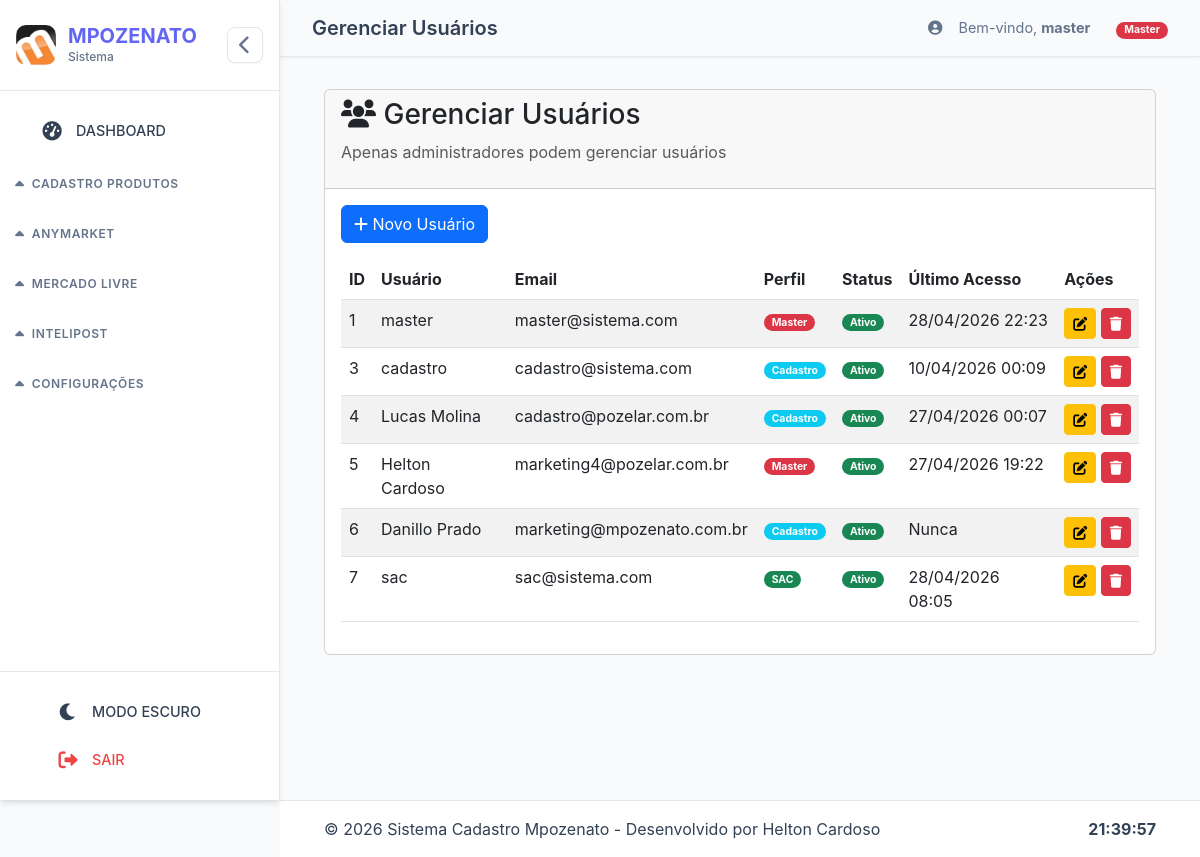
The page /admin/usuarios (signed in) on the database as committed earlier.
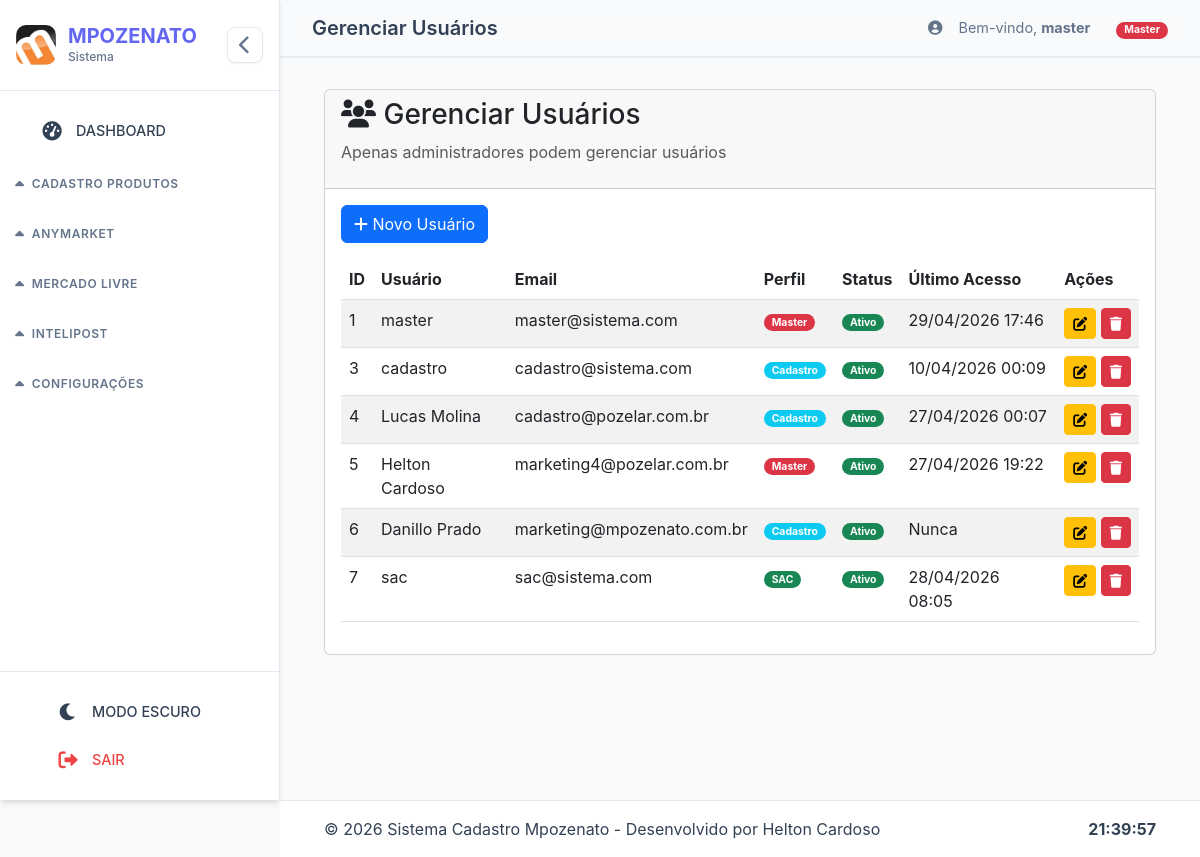
The same page on the database as committed later.
### models.py (models this page shows, shortened)
class Usuario(UserMixin, db.Model):
    __tablename__ = 'usuarios'
    id = db.Column(db.Integer, primary_key=True)
    username = db.Column(db.String(80), unique=True, nullable=False)
    email = db.Column(db.String(120), unique=True, nullable=False)
    password_hash = db.Column(db.String(256), nullable=False)
    perfil_id = db.Column(db.Integer, db.ForeignKey('perfis.id'), nullable=False)
    is_active = db.Column(db.Boolean, default=True)
    created_at = db.Column(db.DateTime, default=datetime.utcnow)
    last_login = db.Column(db.DateTime)
    permissoes_extras = db.relationship('Permissao', backref='usuario', lazy=True, cascade='all, delete-orphan')
    @property
    def perfil(self):
        return self.perfil_rel.nome if self.perfil_rel else 'user'
    def is_master(self):
        return self.perfil == 'Master'

class Perfil(db.Model):
    __tablename__ = 'perfis'
    id = db.Column(db.Integer, primary_key=True)
    nome = db.Column(db.String(50), unique=True, nullable=False)  # Master, SAC, Cadastro, Financeiro
    descricao = db.Column(db.String(200))
    is_active = db.Column(db.Boolean, default=True)
    created_at = db.Column(db.DateTime, default=datetime.utcnow)
    usuarios = db.relationship('Usuario', backref='perfil_rel', lazy=True)

### app.py (the view)
@app.route('/admin/usuarios')
@login_required
@master_required
def admin_usuarios():
    usuarios = Usuario.query.all()
    perfis = Perfil.query.all()
    return render_template('admin/usuarios.html', usuarios=usuarios, perfis=perfis, page_title='Gerenciar Usuários')

### app.py (called while the page is built)
@login_manager.user_loader
def load_user(user_id):
    from models import Usuario
    return Usuario.query.get(int(user_id))

def master_required(f):
    @wraps(f)
    def decorated_function(*args, **kwargs):
        if not current_user.is_authenticated:
            flash('Faça login para continuar', 'warning')
            return redirect(url_for('login'))
        if not current_user.is_master():
            flash('Acesso negado. Apenas Master pode acessar.', 'danger')
            return redirect(url_for('home'))
        return f(*args, **kwargs)
    return decorated_function

def contar_processos_hoje(modulo="cadastro"):
    from log_utils import contar_processos_hoje as contar_logs  # Importa a função original
    return contar_logs(modulo)  # Delega para a função de log_utils.py

@app.context_processor
def inject_stats():
    return {
        'count_processos_hoje': contar_processos_hoje(),
        'now': datetime.now()
    }

### log_utils.py (called while the page is built)
def contar_processos_hoje(modulo: str) -> int:
    with current_app.app_context():
        hoje = datetime.now().date()
        return Processo.query.filter(
            Processo.modulo == modulo,
            db.func.date(Processo.data) == hoje
        ).count()

### templates/admin/usuarios.html (shortened to what this page needs)
{% extends 'base.html' %}
{% block content %}
<div class="container-fluid">
    <div class="card">
        <div class="card-header">
            <h3><i class="fas fa-users"></i> Gerenciar Usuários</h3>
            <p class="text-muted">Apenas administradores podem gerenciar usuários</p>
        </div>
        <div class="card-body">
            <button class="btn btn-primary mb-3" onclick="abrirModalNovoUsuario()">
                <i class="fas fa-plus"></i> Novo Usuário
            </button>
            <div class="table-responsive">
                <table class="table table-striped">
                    <thead>
                        <tr>
                            <th>ID</th>
                            <th>Usuário</th>
                            <th>Email</th>
                            <th>Perfil</th>
                            <th>Status</th>
                            <th>Último Acesso</th>
                            <th>Ações</th>
                        </tr>
                    </thead>
                    <tbody id="tabela-usuarios">
                        {% for usuario in usuarios %}
                        <tr>
                            <td>{{ usuario.id }}</td>
                            <td>{{ usuario.username }}</td>
                            <td>{{ usuario.email }}</td>
                            <td>
                                <span class="badge {% if usuario.perfil == 'Master' %}bg-danger{% elif usuario.perfil == 'SAC' %}bg-success{% elif usuario.perfil == 'Cadastro' %}bg-info{% else %}bg-secondary{% endif %}">
                                    {{ usuario.perfil }}
                                </span>
                            </td>
                            <td>
                                {% if usuario.is_active %}
                                    <span class="badge bg-success">Ativo</span>
                                {% else %}
                                    <span class="badge bg-danger">Inativo</span>
                                {% endif %}
                            </td>
                            <td>{{ usuario.last_login.strftime('%d/%m/%Y %H:%M') if usuario.last_login else 'Nunca' }}</td>
                            <td>
                                <button class="btn btn-sm btn-warning"
                                    onclick="editarUsuario(
                                        {{ usuario.id }},
                                        '{{ usuario.username }}',
                                        '{{ usuario.email }}',
                                        '{{ usuario.perfil }}',
                                        {{ 'true' if usuario.is_active else 'false' }}
                                    )">
                                    <i class="fas fa-edit"></i>
                                </button>
                                <button class="btn btn-sm btn-danger" onclick="excluirUsuario({{ usuario.id }}, '{{ usuario.username }}')">
                                    <i class="fas fa-trash"></i>
                                </button>
                            </td>
                        </tr>
                        {% endfor %}
                    </tbody>
                </table>
            </div>
        </div>
    </div>
</div>
{% endblock %}

### templates/base.html (shortened to what this page needs)
<!DOCTYPE html>
<html lang="pt-br">
<head>
  <link href="https://cdn.jsdelivr.net/npm/bootstrap@5.3.0/dist/css/bootstrap.min.css" rel="stylesheet">
  <link rel="stylesheet" href="https://cdnjs.cloudflare.com/ajax/libs/font-awesome/6.0.0/css/all.min.css">
  <link rel="stylesheet" href="{{ url_for('static', filename='css/base.css') }}">
</head>
<body>
  {% if current_user.is_authenticated %}
  <div class="sidebar-wrapper" id="sidebarWrapper">
    <nav class="sidebar">
      <div class="sidebar-header">
        <div class="logo-container">
          <img src="{{ url_for('static', filename='img/logo-empresa.png') }}" class="logo-img" alt="MPOZENATO">
          <div class="logo-text">
            <span class="brand-name">MPOZENATO</span>
            <small class="brand-subtitle">Sistema</small>
          </div>
        </div>
        <button class="sidebar-toggle-btn" id="toggleSidebar" title="Recolher/Expandir">
          <i class="fas fa-chevron-left"></i>
        </button>
      </div>
      <div class="sidebar-menu" id="sidebarMenu">
        <div class="menu-group">
          <a href="{{ url_for('dashboard') }}" class="menu-item {% if active_page == 'dashboard' %}active{% endif %}">
            <div class="menu-icon">
              <i class="fas fa-tachometer-alt"></i>
            </div>
            <span class="menu-text">DASHBOARD</span>
          </a>
        </div>
        {% if current_user.is_master() or current_user.perfil == 'Cadastro' %}
        <div class="menu-group" data-module="cadastro">
          <div class="menu-title">
            <i class="fas fa-caret-down module-toggle"></i>
            <span class="menu-title-text">CADASTRO PRODUTOS</span>
          </div>
        </div>
        {% endif %}
        {% if current_user.is_master() or current_user.perfil == 'SAC' %}
        <div class="menu-group" data-module="anymarket">
          <div class="menu-title">
            <i class="fas fa-caret-down module-toggle"></i>
            <span class="menu-title-text">ANYMARKET</span>
          </div>
        </div>
        {% endif %}
        {% if current_user.is_master() %}
        <div class="menu-group" data-module="mercadolivre">
          <div class="menu-title">
            <i class="fas fa-caret-down module-toggle"></i>
            <span class="menu-title-text">MERCADO LIVRE</span>
          </div>
        </div>
        {% endif %}
        {% if current_user.is_master() or current_user.perfil == 'SAC' %}
        <div class="menu-group" data-module="intelipost">
          <div class="menu-title">
            <i class="fas fa-caret-down module-toggle"></i>
            <span class="menu-title-text">INTELIPOST</span>
          </div>
        </div>
        {% endif %}
        {% if current_user.is_master() %}
        <div class="menu-group expanded" data-module="configuracoes">
          <div class="menu-title">
            <i class="fas fa-caret-down module-toggle"></i>
            <span class="menu-title-text">CONFIGURAÇÕES</span>
          </div>
        </div>
        {% endif %}
      </div>
      <div class="sidebar-footer">
        <button class="menu-item" id="darkModeToggle">
          <div class="menu-icon">
            <i class="fas fa-moon"></i>
          </div>
          <span class="menu-text">MODO ESCURO</span>
        </button>
        <a href="{{ url_for('logout') }}" class="menu-item logout-item">
          <div class="menu-icon">
            <i class="fas fa-sign-out-alt"></i>
          </div>
          <span class="menu-text">SAIR</span>
        </a>
      </div>
    </nav>
  </div>
  {% endif %}
  <main class="main-content" id="mainContent">
    {% if current_user.is_authenticated %}
    <div class="top-bar">
      <div class="top-bar-title">
        <h4>{% block page_title %}{{ page_title | default('Dashboard') }}{% endblock %}</h4>
      </div>
      <div class="top-bar-actions">
        <div class="user-info">
          <i class="fas fa-user-circle"></i>
          <span>Bem-vindo, <strong>{{ current_user.username }}</strong></span>
          <span class="user-perfil" style="margin-left: 10px;">
            {% if current_user.is_master() %}
              <span class="badge bg-danger">Master</span>
            {% elif current_user.perfil == 'SAC' %}
              <span class="badge bg-success">SAC</span>
            {% elif current_user.perfil == 'Cadastro' %}
              <span class="badge bg-info">Cadastro</span>
            {% else %}
              <span class="badge bg-secondary">{{ current_user.perfil }}</span>
            {% endif %}
          </span>
        </div>
      </div>
    </div>
    {% endif %}
    <div class="content-wrapper">
      {% block content %}{% endblock %}
    </div>
  </main>
  <footer class="global-footer" id="globalFooter">
    <div class="container-fluid">
      <div class="row align-items-center">
        <div class="col">
          <span>&copy; {{ now.year }} Sistema Cadastro Mpozenato - Desenvolvido por Helton Cardoso</span>
        </div>
        <div class="col-auto">
          <span id="clock" class="fw-bold"></span>
        </div>
      </div>
    </div>
  </footer>
</body>
</html>

Rows that differ between the two databases and show on the page:
changed Usuario "master": last_login "28/04/2026 22:23" → "29/04/2026 17:46"
